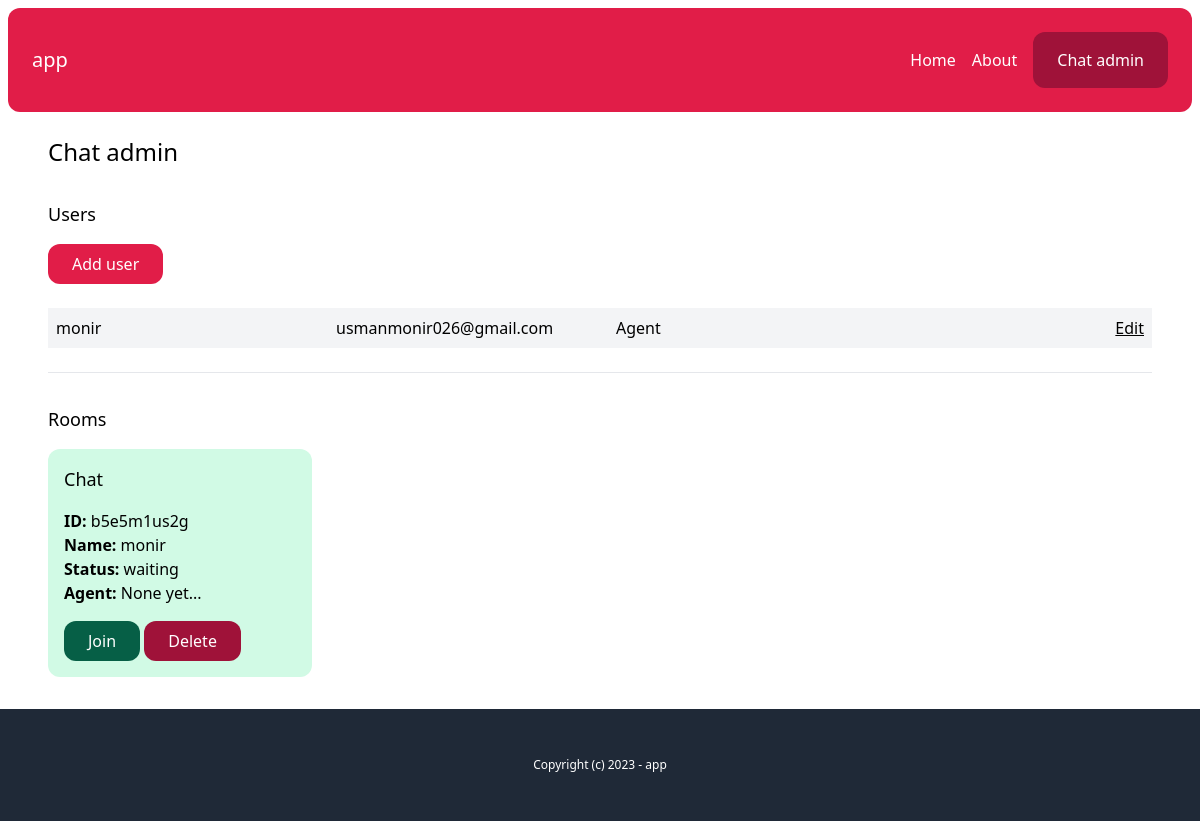
Before: /chat-admin/ (signed in) with the older database file.
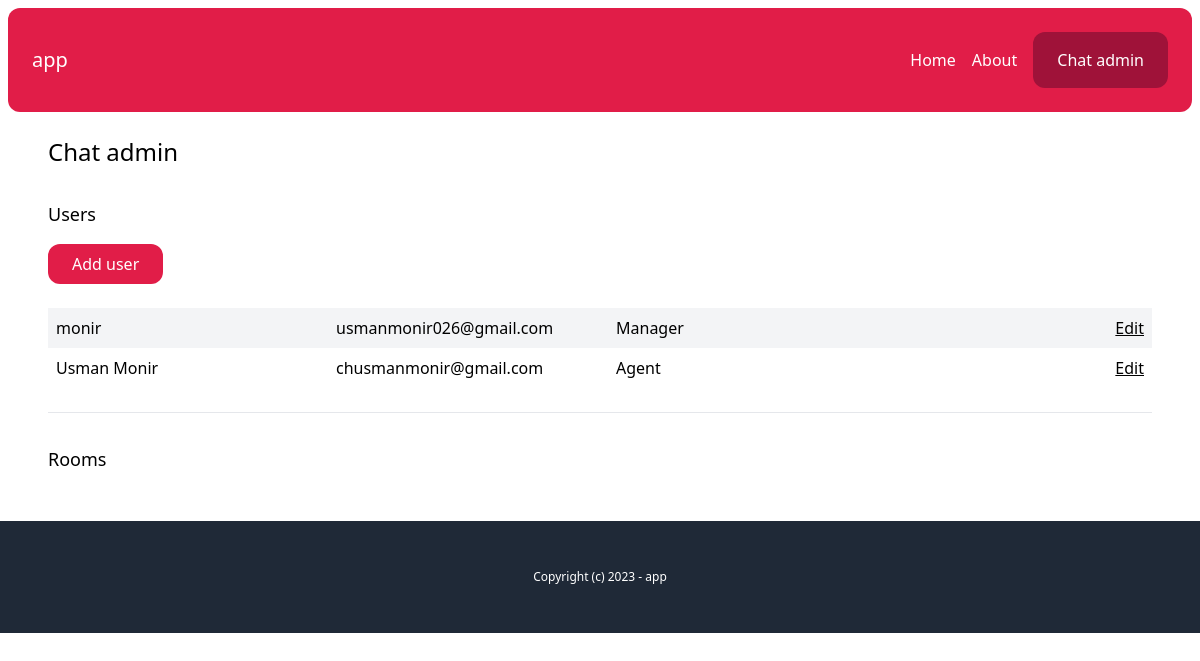
After: the same page with the newer database file.
### account/models.py (models this page shows)
class User(AbstractBaseUser, PermissionsMixin):
    AGENT = 'agent'
    MANAGER = 'manager'
    ROLES_CHOICES = (
        (AGENT, 'Agent'),
        (MANAGER, 'Manager'),
    )
    id = models.UUIDField(primary_key=True, default=uuid.uuid4, editable=False)
    email = models.EmailField(unique=True)
    name = models.CharField(max_length=255, blank=True, default='')
    role = models.CharField(max_length=20, choices=ROLES_CHOICES, default=AGENT)
    is_active = models.BooleanField(default=True)
    is_superuser = models.BooleanField(default=False)
    is_staff = models.BooleanField(default=False)
    date_joined = models.DateTimeField(default=timezone.now)
    last_login = models.DateTimeField(blank=True, null=True)
    objects = CustomUserManager()
    USERNAME_FIELD = 'email'
    EMAIL_FIELD = 'email'
    REQUIRED_FIELDS = ['name']

### chat/models.py (models this page shows, shortened)
class Room(models.Model):
    CHOICES = (('waiting','waiting'), ('active','active'), ('closed','closed'))
    uuid = models.CharField(max_length=255)
    client = models.CharField(max_length=255)
    agent = models.ForeignKey(User, null=True, blank=True, related_name='rooms', on_delete=models.SET_NULL)
    messages = models.ManyToManyField(Message, blank=True, related_name='room_messages')
    url = models.CharField(max_length=255, null=True, blank=True)
    created_at = models.DateTimeField(auto_now_add=True)
    status =models.CharField(max_length=20, choices=CHOICES, default='waiting')
    class Meta:
        ordering = ('created_at',)

### chat/views.py (the view)
# urls.py: path('admin/', admin.site.urls),
@login_required
def admin(request):
    rooms = Room.objects.all()
    users = User.objects.filter(is_staff=True)
    return render(request, 'chat/admin.html', {
        'rooms': rooms,
        'users': users
    })

### chat/templates/chat/admin.html
{% extends 'core/base.html' %}
{% block content %}
    <h1 class="text-2xl">Chat admin</h1>
    {% if perms.user.add_user %}
        <div class="mt-8">
            <h2 class="mb-4 text-lg">Users</h2>
            <a href="#" class="inline-block py-2 px-6 bg-rose-600 text-white rounded-xl">Add user</a>
            <div class="mt-6">
                {% for user in users %}
                    <div class="grid grid-cols-4 gap-4 py-2 {% cycle 'bg-gray-100' '' %}">
                        <p class="px-2">{{ user.name }}</p>
                        <p class="px-2">{{ user.email }}</p>
                        <p class="px-2">{{ user.get_role_display }}</p>
                        <p class="px-2 text-right">
                            {% if perms.user.edit_user %}
                                <a href="" class="underline">Edit</a>
                            {% endif %}
                        </p>
                    </div>
                {% endfor %}
            </div>
        </div>
    {% endif %}
    <hr class="my-6">
    <div class="mt-8">
        <h2 class="mb-4 text-lg">Rooms</h2>
        {% include 'chat/partials/rooms_list.html' %}
    </div>
{% endblock %}

### core/templates/core/base.html (shortened to what this page needs)
{% load static %}
<html>
    <head>
        <link rel="stylesheet" type="text/css" href="{% static 'css/main.min.css' %}">
    </head>
    <body>
        <div class="p-2">
            <nav class="p-6 bg-rose-600 text-white flex justify-between items-center rounded-xl">
                <a href="{% url 'core:index' %}" class="text-xl">app</a>
                <div class="flex items-center space-x-4">
                    <a href="{% url 'core:index' %}">Home</a>
                    <a href="{% url 'core:about' %}">About</a>
                    {% if request.user.is_authenticated %}
                        <a href="{% url 'chat:admin' %}" class="inline-block py-4 px-6 bg-rose-800 text-white rounded-xl">Chat admin</a>
                    {% endif %}
                </div>
            </nav>
            <main class="max-w-6xl mx-auto p-6">
                {% block content %}
                {% endblock %}
            </main>
        </div>
        <footer class="py-12 px-6 bg-gray-800 text-white text-center text-xs">
            <p>Copyright (c) 2023 - app</p>
        </footer>
    </body>
</html>

### chat/templates/chat/partials/rooms_list.html
<div class="grid grid-cols-4 gap-4">
    {% for room in rooms %}
        <div class="p-4 rounded-xl {% if room.status == 'waiting' %}bg-emerald-100{% elif room.status == 'active' %}bg-yellow-100{% else %}bg-gray-100{% endif %}">
            <h3 class="mb-4 text-lg">Chat</h3>
            <p>
                <b>ID: </b>{{ room.uuid }}<br>
                <b>Name: </b>{{ room.client }}<br>
                <b>Status: </b>{{ room.get_status_display }}<br>
                <b>Agent: </b>{% firstof room.agent.name 'None yet...' %}
            </p>
            <a href="{% url 'chat:room' room.uuid %}" class="mt-4 inline-block py-2 px-6 bg-emerald-800 text-white rounded-xl">Join</a>
            <a href="" class="mt-4 inline-block py-2 px-6 bg-rose-800 text-white rounded-xl">Delete</a>
        </div>
    {% endfor %}
</div>

Changed rows visible on the page:
removed Room: uuid "b5e5m1us2g", client "monir", status "waiting", agent "None yet..."
changed User "monir": role "Agent" → "Manager"
added User: name "Usman Monir", email "chusmanmonir@gmail.com", role "Agent"
